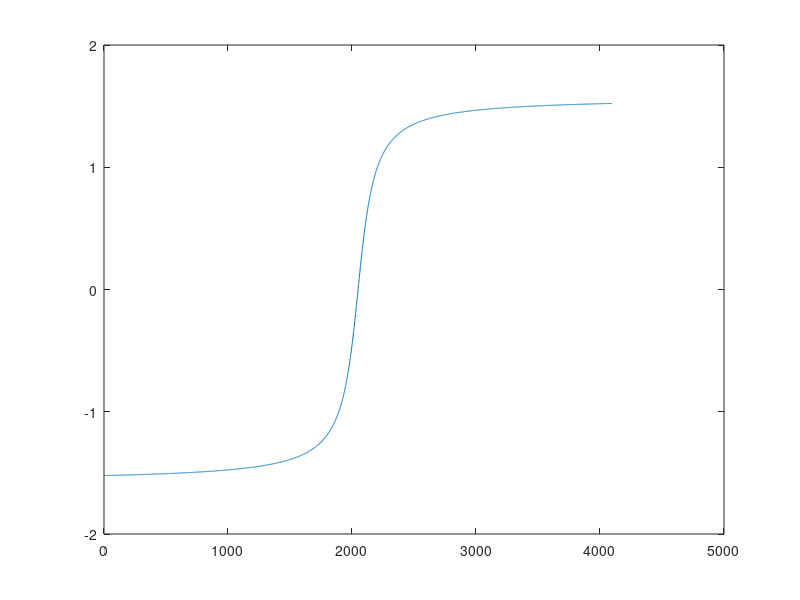

This figure's MATLAB source:
clear; close;

pa = repmat([0 .0],[4097,1]);
pb = [100*ones(4097,1),(-2048:2048)'];

delta_dis = pb - pa;
thita = atan2(delta_dis(:,2),delta_dis(:,1));
plot(thita);